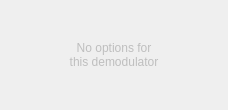
<?xml version="1.0" encoding="UTF-8"?>
<ui version="4.0">
 <class>CDemodOptions</class>
 <widget class="QDialog" name="CDemodOptions">
  <property name="enabled">
   <bool>false</bool>
  </property>
  <property name="geometry">
   <rect>
    <x>0</x>
    <y>0</y>
    <width>228</width>
    <height>110</height>
   </rect>
  </property>
  <property name="windowTitle">
   <string>Mode options</string>
  </property>
  <property name="windowIcon">
   <iconset resource="../../resources/icons.qrc">
    <normaloff>:/icons/icons/signal.svg</normaloff>:/icons/icons/signal.svg</iconset>
  </property>
  <layout class="QVBoxLayout" name="verticalLayout">
   <item>
    <widget class="QStackedWidget" name="demodOptions">
     <property name="minimumSize">
      <size>
       <width>0</width>
       <height>72</height>
      </size>
     </property>
     <property name="currentIndex">
      <number>0</number>
     </property>
     <widget class="QWidget" name="demodNoOpt">
      <layout class="QHBoxLayout" name="horizontalLayout">
       <item>
        <widget class="QLabel" name="label">
         <property name="text">
          <string>No options for
this demodulator</string>
         </property>
         <property name="alignment">
          <set>Qt::AlignCenter</set>
         </property>
        </widget>
       </item>
      </layout>
     </widget>
     <widget class="QWidget" name="demodFmOpt">
      <layout class="QVBoxLayout" name="verticalLayout_2">
       <item>
        <layout class="QFormLayout" name="pagedemodFormLayout2">
         <property name="fieldGrowthPolicy">
          <enum>QFormLayout::AllNonFixedFieldsGrow</enum>
         </property>
         <property name="labelAlignment">
          <set>Qt::AlignRight|Qt::AlignTrailing|Qt::AlignVCenter</set>
         </property>
         <property name="horizontalSpacing">
          <number>10</number>
         </property>
         <property name="verticalSpacing">
          <number>5</number>
         </property>
         <property name="leftMargin">
          <number>5</number>
         </property>
         <property name="rightMargin">
          <number>5</number>
         </property>
         <property name="bottomMargin">
          <number>5</number>
         </property>
         <item row="0" column="0">
          <widget class="QLabel" name="maxdevLabel">
           <property name="text">
            <string>Max dev</string>
           </property>
           <property name="alignment">
            <set>Qt::AlignRight|Qt::AlignTrailing|Qt::AlignVCenter</set>
           </property>
          </widget>
         </item>
         <item row="0" column="1">
          <widget class="QComboBox" name="maxdevSelector">
           <property name="sizePolicy">
            <sizepolicy hsizetype="Preferred" vsizetype="Minimum">
             <horstretch>0</horstretch>
             <verstretch>0</verstretch>
            </sizepolicy>
           </property>
           <property name="minimumSize">
            <size>
             <width>0</width>
             <height>24</height>
            </size>
           </property>
           <property name="toolTip">
            <string>Maximum FM deviation</string>
           </property>
           <property name="statusTip">
            <string>Maximum FM deviation</string>
           </property>
           <property name="currentIndex">
            <number>0</number>
           </property>
           <item>
            <property name="text">
             <string>Voice (2.5 kHz)</string>
            </property>
           </item>
           <item>
            <property name="text">
             <string>Voice (5 kHz)</string>
            </property>
           </item>
           <item>
            <property name="text">
             <string>APT (17 kHz)</string>
            </property>
           </item>
           <item>
            <property name="text">
             <string>APT (25 kHz)</string>
            </property>
           </item>
          </widget>
         </item>
         <item row="1" column="0">
          <widget class="QLabel" name="emphLabel">
           <property name="text">
            <string>Tau</string>
           </property>
           <property name="alignment">
            <set>Qt::AlignRight|Qt::AlignTrailing|Qt::AlignVCenter</set>
           </property>
          </widget>
         </item>
         <item row="1" column="1">
          <widget class="QComboBox" name="emphSelector">
           <property name="sizePolicy">
            <sizepolicy hsizetype="Preferred" vsizetype="Minimum">
             <horstretch>0</horstretch>
             <verstretch>0</verstretch>
            </sizepolicy>
           </property>
           <property name="minimumSize">
            <size>
             <width>0</width>
             <height>24</height>
            </size>
           </property>
           <property name="toolTip">
            <string>Time constant for the FM de-emphasis IIR filter.
For narrow band FM use 530 μs.
50 μs and 75 μs are used for broadcast FM depending on region.
For digital modes it is best to switch it off.</string>
           </property>
           <property name="statusTip">
            <string/>
           </property>
           <property name="editable">
            <bool>false</bool>
           </property>
           <property name="currentIndex">
            <number>3</number>
           </property>
           <item>
            <property name="text">
             <string>Off</string>
            </property>
           </item>
           <item>
            <property name="text">
             <string>25 μs</string>
            </property>
           </item>
           <item>
            <property name="text">
             <string>50 μs</string>
            </property>
           </item>
           <item>
            <property name="text">
             <string>75 μs</string>
            </property>
           </item>
           <item>
            <property name="text">
             <string>100 μs</string>
            </property>
           </item>
           <item>
            <property name="text">
             <string>250 μs</string>
            </property>
           </item>
           <item>
            <property name="text">
             <string>530 μs</string>
            </property>
           </item>
           <item>
            <property name="text">
             <string>1 ms</string>
            </property>
           </item>
          </widget>
         </item>
        </layout>
       </item>
      </layout>
     </widget>
     <widget class="QWidget" name="demodAmOpt">
      <layout class="QVBoxLayout" name="verticalLayout_3">
       <item>
        <widget class="QCheckBox" name="dcrCheckBox">
         <property name="toolTip">
          <string>Enable/disable DC removal.</string>
         </property>
         <property name="text">
          <string>DCR</string>
         </property>
         <property name="checked">
          <bool>true</bool>
         </property>
        </widget>
       </item>
      </layout>
     </widget>
     <widget class="QWidget" name="page">
      <widget class="QWidget" name="layoutWidget">
       <property name="geometry">
        <rect>
         <x>20</x>
         <y>30</y>
         <width>161</width>
         <height>29</height>
        </rect>
       </property>
       <layout class="QHBoxLayout" name="horizontalLayout_2">
        <item>
         <widget class="QLabel" name="label_2">
          <property name="text">
           <string>CW offset</string>
          </property>
         </widget>
        </item>
        <item>
         <widget class="QSpinBox" name="cwOffsetSpin">
          <property name="suffix">
           <string> Hz</string>
          </property>
          <property name="maximum">
           <number>2000</number>
          </property>
          <property name="value">
           <number>700</number>
          </property>
         </widget>
        </item>
       </layout>
      </widget>
     </widget>
    </widget>
   </item>
  </layout>
 </widget>
 <resources>
  <include location="../../resources/icons.qrc"/>
 </resources>
 <connections/>
</ui>
